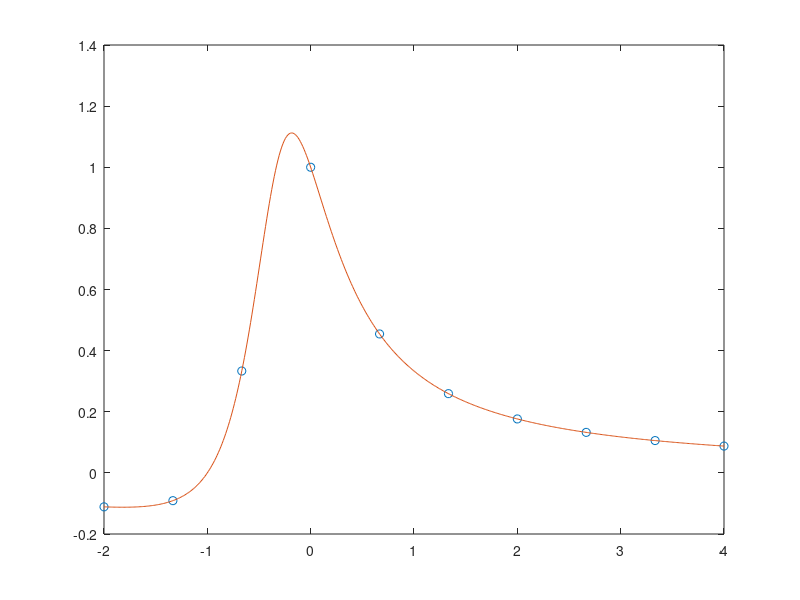

The MATLAB source for this figure: (Note: this script raises an error after producing the figure.)
#classical formula
#u(x)=(x-x0)* ... * (x-xn)
#uj(x) = u(x)/x-xi
#lj(x) = uj(x) / uj(xj)
#Lnf(x) = sum lj(x) * fj

#baricentrical formula, same but more efficient
#Lnf(x) = u(x) * sum ((1/uj(xj)) / (x- xj)) * fj
# (1/uj(xj)) = wj adica weight

#ex 1 b
x0 = linspace(-2, 4, 10);
f = @(x) (x+1)./(3*x.^2+2*x+1);
plot(x0, f(x0),'o');
hold on;
x = linspace(-2, 4, 500);
plot(x, f(x));
plot(x, classical_Louis(x0, f(x0), x));

c = max(abs(f(x) - classical_Louis(x0, f(x0), x)))

#ex 3
x3 = [100, 121, 144];
y3 = sqrt(x3);
xi = 118;
result = classical_Louis(x3, y3, xi)
actual_result = sqrt(118)
err = abs(actual_result - result)

#ex 2
years = [1980 1990 2000 2010 2020];
population = [4451 5287 6090 6970 7821];

find = [2005, 2015];
result = barycentrical_Louis(years, population, find)

actual = [6474, 7405];
err = abs(actual - result)
